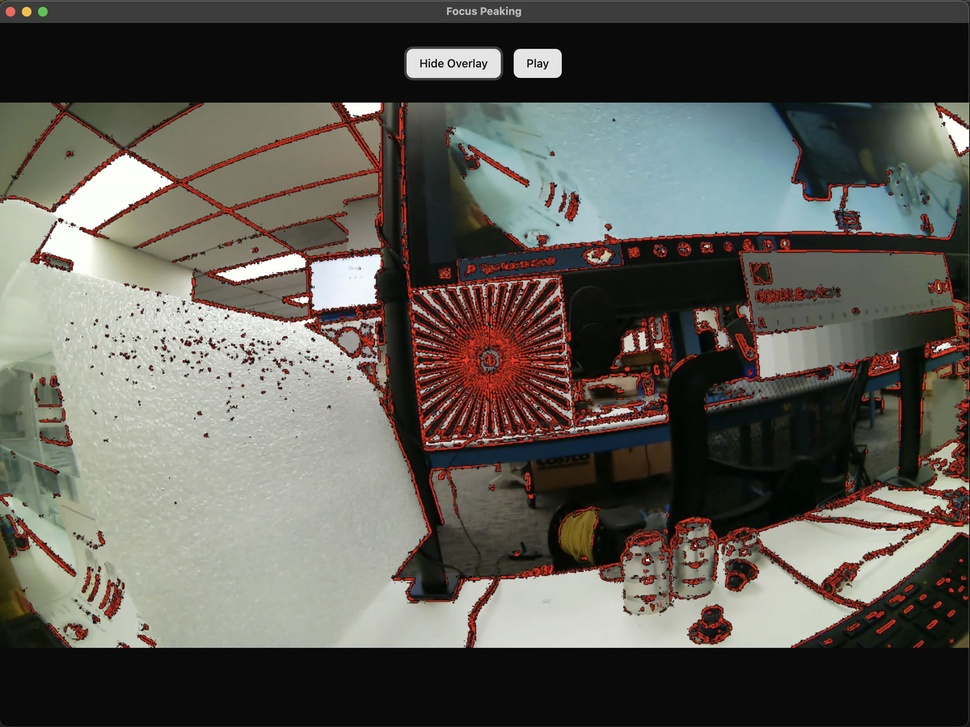
#> input picture assets/1.jpg, 970 x 727 px, shrunk from 2400 x 1800 before the run
$ python -i focus_peaking.py   (imports and definitions only)   (older library calls are emulated)
#> lines starting #> are read from the running program, lines starting #| are printed output that depends on the picture; after the words box and inside, x2 and y2 are one past the last pixel; in counts of white or black regions, pixels touching at a corner belong together
#> further down, picture is the input picture: shape (727, 970, 3); mean B, G, R 84.5, 91, 94.3
import cv2
import numpy as np
import configparser


# [4 lines left out: function load_config, not called in this run]


def focus_peaking(frame, threshold=100, blur_kernel_size=(5, 5)):
    # Convert the frame to grayscale
#> called with threshold = 100, blur_kernel_size = (5, 5)
    img = cv2.cvtColor(frame, cv2.COLOR_BGR2GRAY)
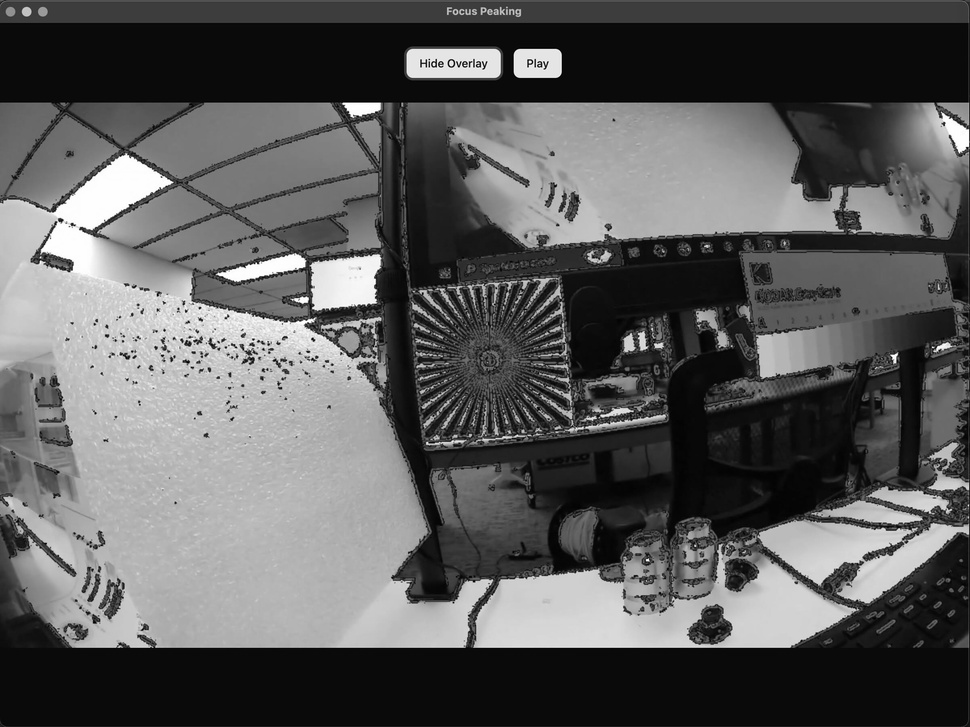
#> img: shape (727, 970); min 0, max 255, mean 91.3

    # Apply Gaussian blur to the frame to reduce noise
    blurred_img = cv2.GaussianBlur(img, blur_kernel_size, 0)

    # Calculate the gradient magnitude using Sobel operators
    gradient_x = cv2.Sobel(blurred_img, cv2.CV_64F, 1, 0, ksize=3)
    gradient_y = cv2.Sobel(blurred_img, cv2.CV_64F, 0, 1, ksize=3)
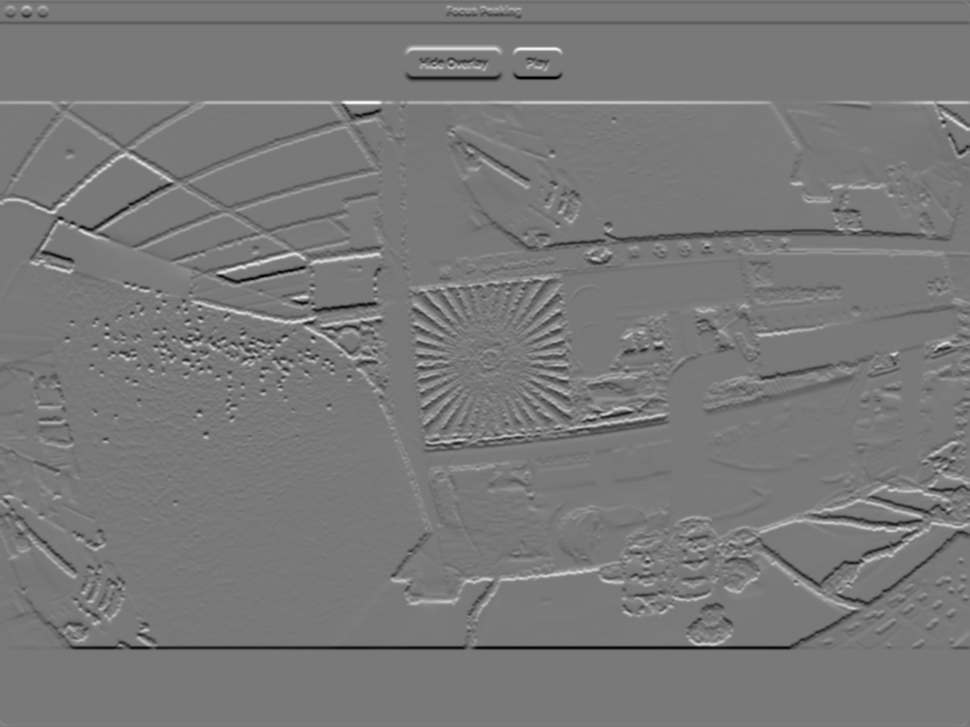
#> gradient_y: shape (727, 970) float64; min -555, max 612, mean -0.7; drawn with min black and max white
    gradient_magnitude = np.sqrt(gradient_x ** 2 + gradient_y ** 2)
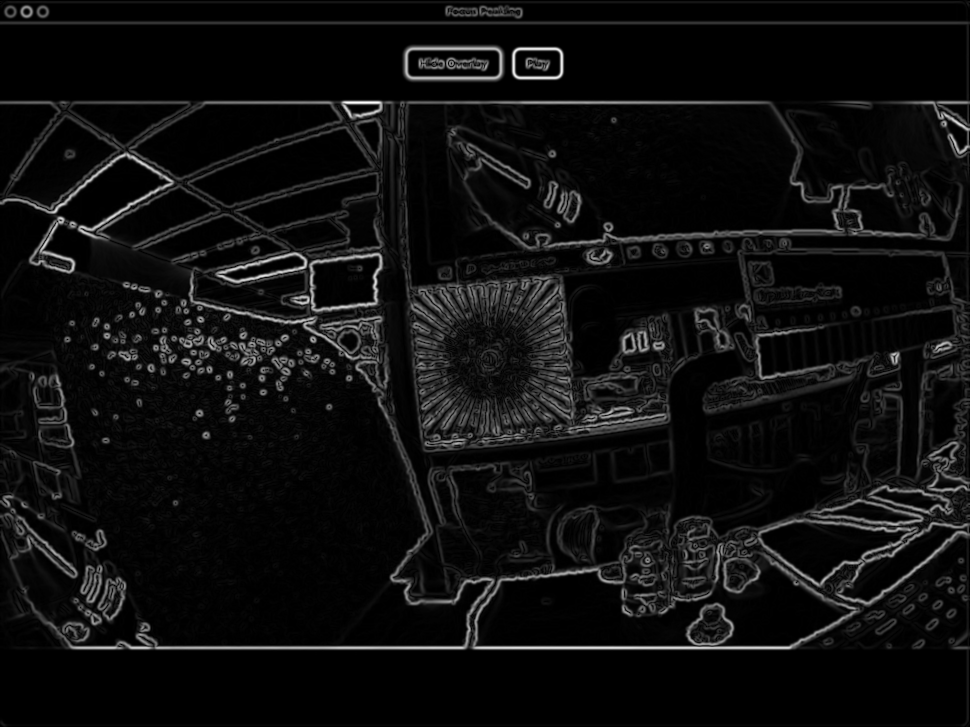
#> gradient_magnitude: shape (727, 970) float64; min 0, max 612, mean 36.7; drawn with min black and max white

    # Convert the gradient magnitude to 8-bit image
    gradient_8bit = np.uint8(gradient_magnitude)
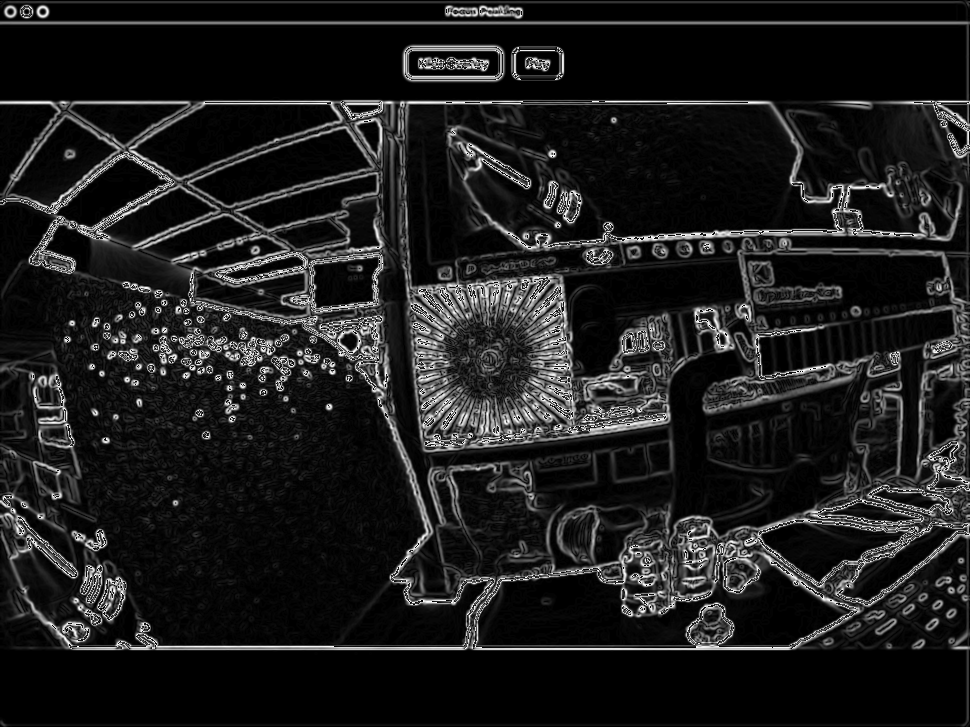
#> gradient_8bit: shape (727, 970); min 0, max 255, mean 29.5

    # Threshold the gradient magnitude to find edges
    _, edges = cv2.threshold(gradient_8bit, threshold, 255, cv2.THRESH_BINARY)
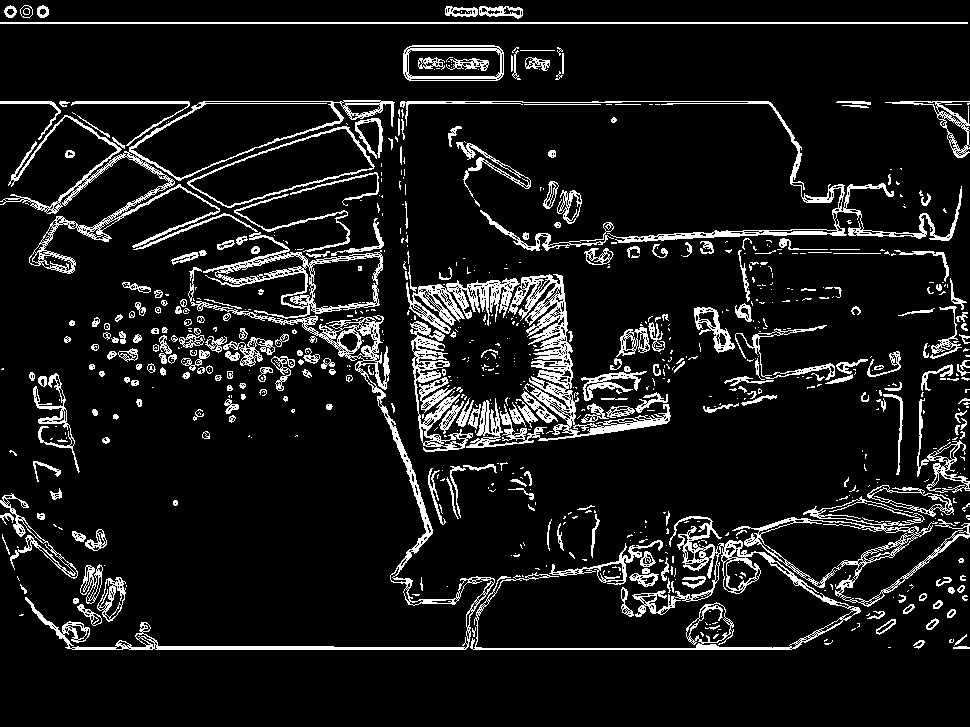
#> edges: shape (727, 970); 10% white in thin lines or dots, all inside (x1, y1, x2, y2) = (0, 5, 970, 650)

    # Create a blank frame (black background)
    peaking_only = np.zeros_like(frame)

    # Apply red color to edges on the blank frame
    peaking_only[edges > 0] = [0, 0, 255]

    return peaking_only

# [47 lines left out: function main, not called in this run]

# [4 lines not run here, left out]

>>> import cv2
>>> picture = cv2.imread('../assets/1.jpg')
>>> result = focus_peaking(picture)
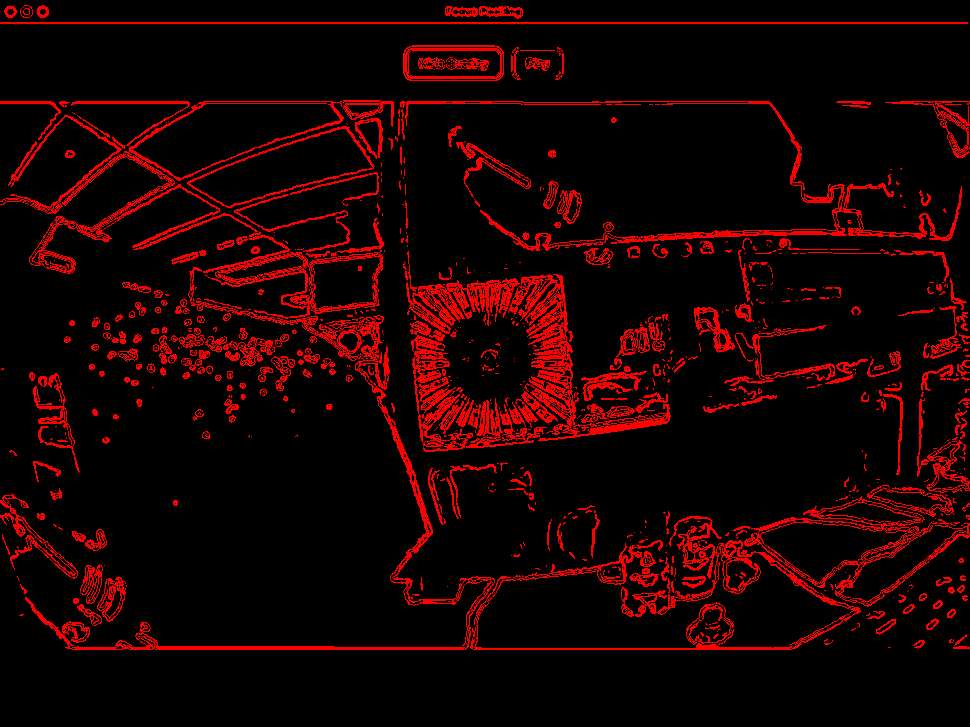
#> result: shape (727, 970, 3); mean B, G, R 0, 0, 25.4
